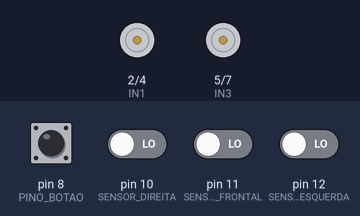
Bench run of a sketch on a simulated Arduino Uno, built with avr-gcc and run on an emulated ATmega328P. Shown: motor-driver pin pairs drawn as motors (green arrow = first pin HIGH = forward, orange = second pin HIGH = backward, longer = more drive, scaled by the enable pin). Inputs (shaded band) come from the test bench; at power-on: pin 8 (PINO_BOTAO) HIGH, pin 10 (SENSOR_DIREITA), pin 11 (SENSOR_FRONTAL), pin 12 (SENSOR_ESQUERDA) LOW.

Above: at 1.2 s.
1.3 s: pin 8 (PINO_BOTAO) pulled LOW for 1 s
At 3.5 s:
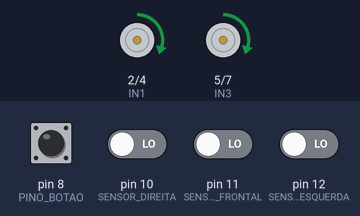
3.8 s: pin 10 (SENSOR_DIREITA) driven HIGH
At 4.7 s:
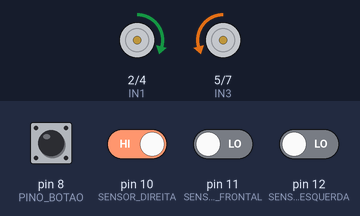
5.3 s: pin 10 (SENSOR_DIREITA) driven LOW
At 5.8 s:
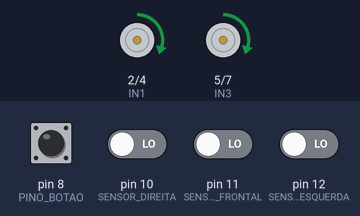
6.8 s: pin 12 (SENSOR_ESQUERDA) driven HIGH
At 8.0 s:
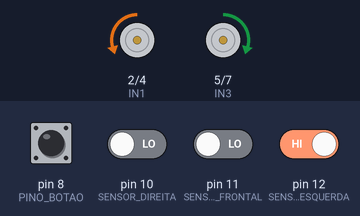
8.3 s: pin 12 (SENSOR_ESQUERDA) driven LOW
At 9.3 s:
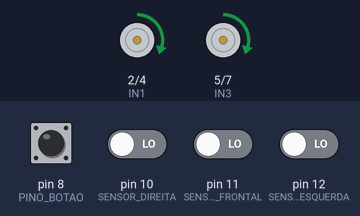
Timing chart, 0 to 10.8 s (numbered marks = the images above; inputs shaded):
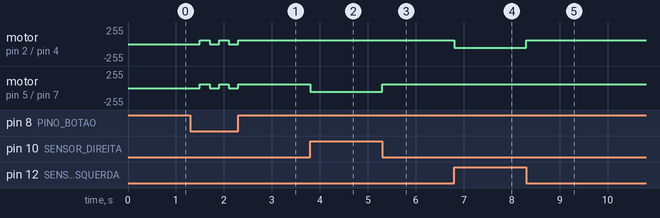

The sketch:

codigo-seguidor.ino
```cpp
/* CÓDIGO BASE - OFICINA DE ROBÓTICA
 * melhorado
 */

// Entradas (Sensores e Botão)
const int PINO_BOTAO = 8;
const int SENSOR_ESQUERDA = 12;
const int SENSOR_FRONTAL  = 11;
const int SENSOR_DIREITA  = 10;

// === PINEAGEM  ===
// Motor Esquerdo
const int ENB = 6;
const int IN1 = 2;  // Esquerdo A
const int IN2 = 4;  // Esquerdo B

// Motor Direito
const int ENA = 3;
const int IN3 = 5;  // Direito A
const int IN4 = 7;  // Direito B

// Velocidade
int velocidadeMotor = 59; // velocidade interessante

// Estado do robô
bool roboLigado = false;

void setup() {
  Serial.begin(9600);

  pinMode(SENSOR_ESQUERDA, INPUT);
  pinMode(SENSOR_FRONTAL, INPUT);
  pinMode(SENSOR_DIREITA, INPUT);

  pinMode(PINO_BOTAO, INPUT_PULLUP);

  pinMode(IN1, OUTPUT);
  pinMode(IN2, OUTPUT);
  pinMode(ENB, OUTPUT);

  pinMode(IN3, OUTPUT);
  pinMode(IN4, OUTPUT);
  pinMode(ENA, OUTPUT);

  parar();
}

void loop() {

  // Liga/Desliga com debounce básico
  if (digitalRead(PINO_BOTAO) == LOW) {
    roboLigado = !roboLigado;
    delay(200);
  }

  if (!roboLigado) {
    parar();
    return;
  }

  // Leitura dos sensores
  bool S_E = digitalRead(SENSOR_ESQUERDA);
  bool S_C = digitalRead(SENSOR_FRONTAL);
  bool S_D = digitalRead(SENSOR_DIREITA);

  // ====== LÓGICA ======

  if (S_E == 1 && S_C == 1 && S_D == 1) {
    frente();
  }
  else if (S_E == 0 && S_C == 1 && S_D == 0) {
    frente();
  }
  else if (S_E == 1 && S_D == 0) {
    virarEsquerda();
  }
  else if (S_D == 1 && S_E == 0) {
    virarDireita();
  }
  else {
    frente();
  }
}

void frente() {
  digitalWrite(IN1, HIGH); digitalWrite(IN2, LOW);  // Esquerdo
  digitalWrite(IN3, HIGH); digitalWrite(IN4, LOW);  // Direito
  analogWrite(ENB, velocidadeMotor);
  analogWrite(ENA, velocidadeMotor);
}

void virarEsquerda() {
  digitalWrite(IN1, LOW);  digitalWrite(IN2, HIGH); // Esquerdo ré
  digitalWrite(IN3, HIGH); digitalWrite(IN4, LOW);  // Direito frente
  analogWrite(ENB, velocidadeMotor);
  analogWrite(ENA, velocidadeMotor);
}

void virarDireita() {
  digitalWrite(IN1, HIGH); digitalWrite(IN2, LOW);  // Esquerdo frente
  digitalWrite(IN3, LOW);  digitalWrite(IN4, HIGH); // Direito ré
  analogWrite(ENB, velocidadeMotor);
  analogWrite(ENA, velocidadeMotor);
}

void parar() {
  analogWrite(ENB, 0);
  analogWrite(ENA, 0);

  digitalWrite(IN1, LOW);
  digitalWrite(IN2, LOW);
  digitalWrite(IN3, LOW);
  digitalWrite(IN4, LOW);
}
```

Measured:
- after the input at 1.3 s, motor on pin 2 (IN1) / pin 4 (IN2), motor on pin 5 (IN3) / pin 7 (IN4): alternates forward 59/255 for 0.20 s and stopped for 0.20 s, 5 changes in all, then stays forward 59/255, starting after 0.20 s
- after the input at 3.8 s, motor on pin 5 (IN3) / pin 7 (IN4): forward 59/255 → backward 59/255 at once
- after the input at 5.3 s, motor on pin 5 (IN3) / pin 7 (IN4): backward 59/255 → forward 59/255 at once
- after the input at 6.8 s, motor on pin 2 (IN1) / pin 4 (IN2): forward 59/255 → backward 59/255 at once
- after the input at 8.3 s, motor on pin 2 (IN1) / pin 4 (IN2): backward 59/255 → forward 59/255 at once
